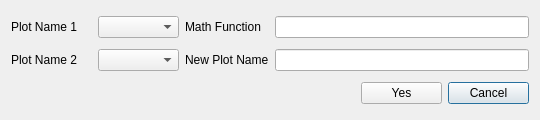
<?xml version="1.0" encoding="UTF-8"?>
<ui version="4.0">
 <class>MathOpePanel</class>
 <widget class="QDialog" name="MathOpePanel">
  <property name="geometry">
   <rect>
    <x>0</x>
    <y>0</y>
    <width>540</width>
    <height>120</height>
   </rect>
  </property>
  <property name="minimumSize">
   <size>
    <width>540</width>
    <height>120</height>
   </size>
  </property>
  <property name="maximumSize">
   <size>
    <width>540</width>
    <height>120</height>
   </size>
  </property>
  <property name="windowTitle">
   <string>MathOpePanel</string>
  </property>
  <layout class="QGridLayout" name="gridLayout">
   <item row="1" column="2">
    <widget class="QLabel" name="newPlotNameLabel">
     <property name="text">
      <string>New Plot Name</string>
     </property>
    </widget>
   </item>
   <item row="0" column="1">
    <widget class="QComboBox" name="nameFormFst"/>
   </item>
   <item row="0" column="2">
    <widget class="QLabel" name="mathOpeLabel">
     <property name="text">
      <string>Math Function</string>
     </property>
    </widget>
   </item>
   <item row="1" column="3" colspan="3">
    <widget class="QLineEdit" name="newPlotNameEdit"/>
   </item>
   <item row="0" column="3" colspan="3">
    <widget class="QLineEdit" name="mathOpeEdit"/>
   </item>
   <item row="1" column="1">
    <widget class="QComboBox" name="nameFormSnd"/>
   </item>
   <item row="0" column="0">
    <widget class="QLabel" name="nameLabelFst">
     <property name="text">
      <string>Plot Name 1</string>
     </property>
    </widget>
   </item>
   <item row="1" column="0">
    <widget class="QLabel" name="nameLabelSnd">
     <property name="text">
      <string>Plot Name 2</string>
     </property>
    </widget>
   </item>
   <item row="2" column="5">
    <widget class="QPushButton" name="cancelBtn">
     <property name="text">
      <string>Cancel</string>
     </property>
    </widget>
   </item>
   <item row="2" column="4">
    <widget class="QPushButton" name="yesBtn">
     <property name="text">
      <string>Yes</string>
     </property>
    </widget>
   </item>
  </layout>
 </widget>
 <resources/>
 <connections/>
</ui>
